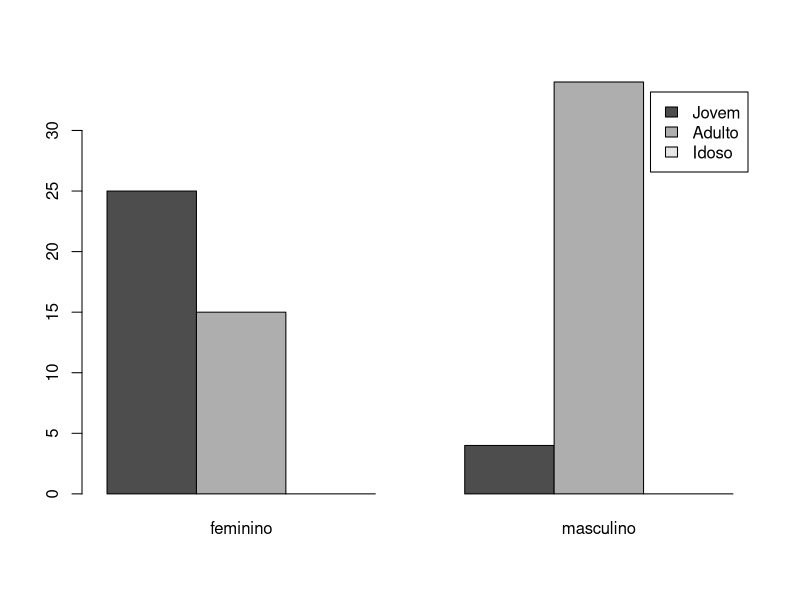
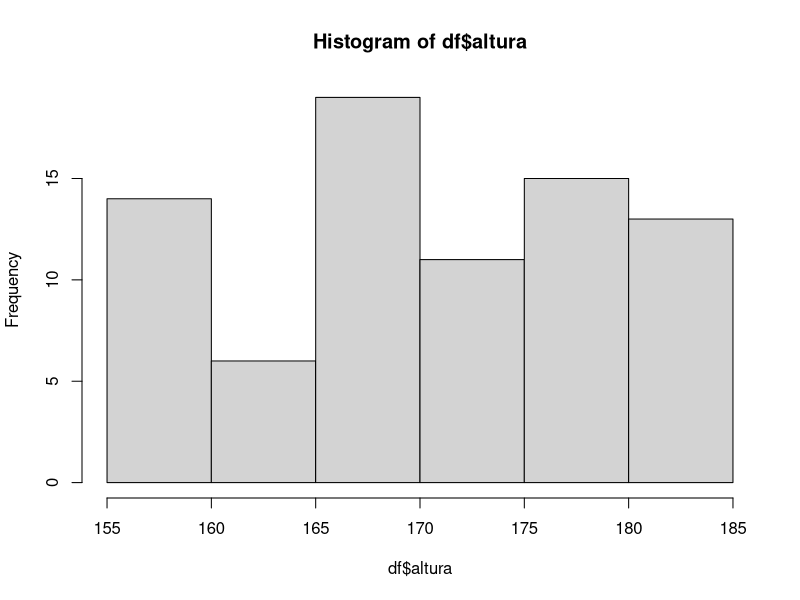
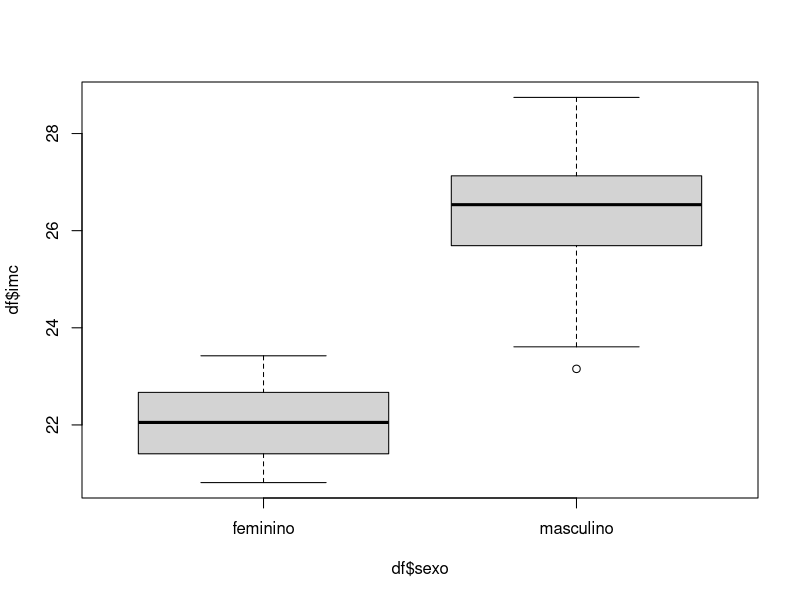
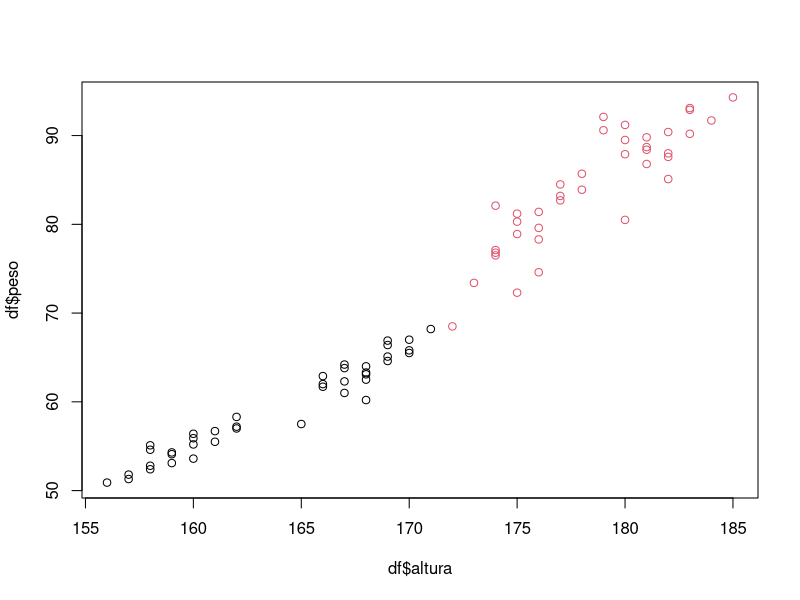

Write R code to recreate these figures, in order.
# Script da aula 7 - 06/04 para praticar uso de brnaches no Git e GitHub

# Leitura e manipulação dos dados ------------------------------------

df <- read.csv("dados-aula-7-limpos.csv", header=TRUE, sep=",")
str(df)
head(df)
summary(df)

df$imc <- df$peso / ((df$altura/100)^2)

df$faixa_etaria <- cut(df$idade,
                       breaks=c(0, 30, 60, 100),
                       labels=c("Jovem", "Adulto", "Idoso"),
                       right=FALSE)

# Distribuições de frequência e gráficos -----------------------------

table(df$sexo)
barplot(table(df$faixa_etaria, df$sexo), beside=TRUE, legend=TRUE)
hist(df$altura)
boxplot(df$imc ~ df$sexo)
plot(df$altura, df$peso, col=factor(df$sexo))

# Medidas descritivas ------------------------------------------------

# (PREENCHER NA BRANCH analise-medidas)
